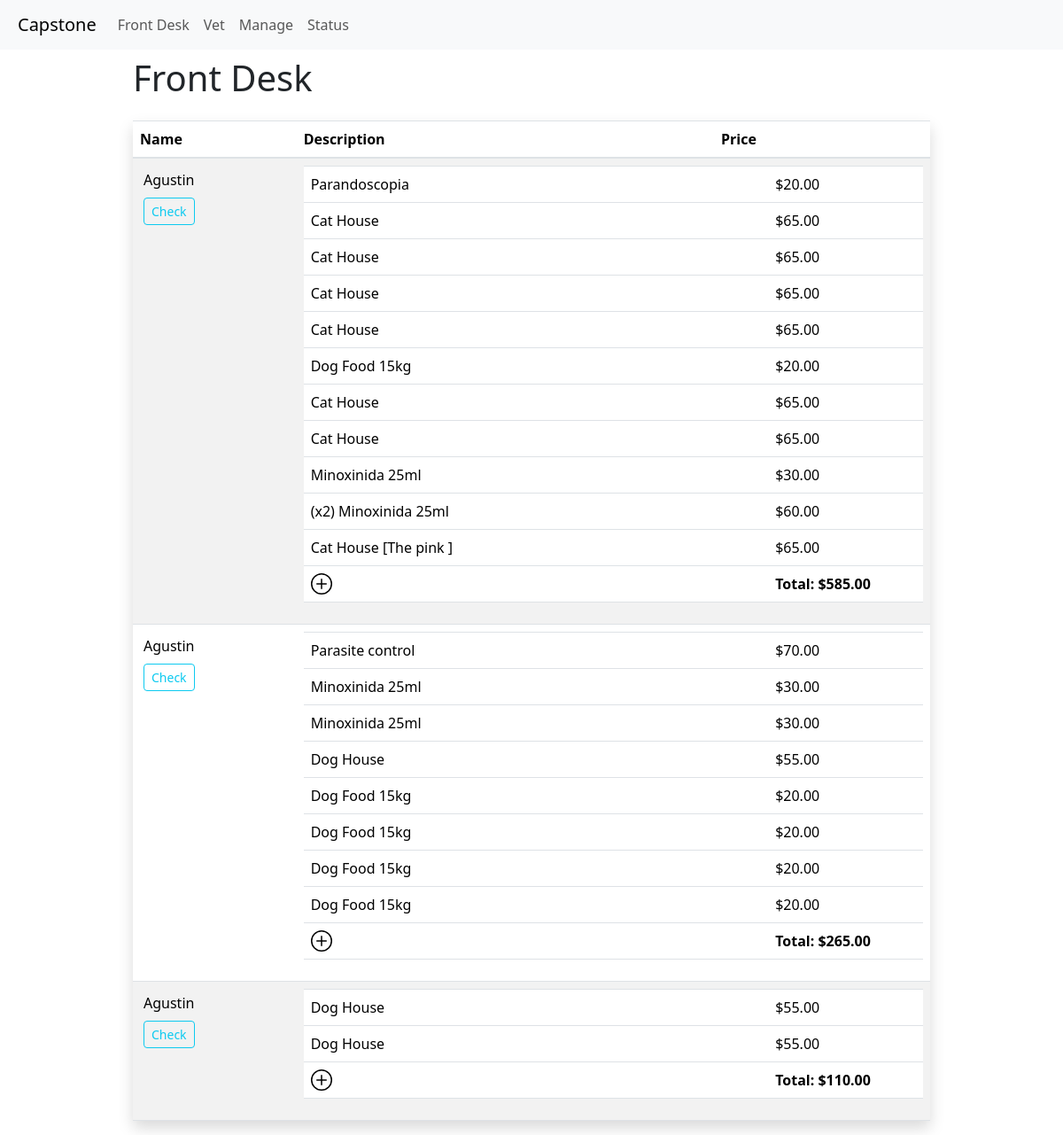
The app's page /front_desk, older data.
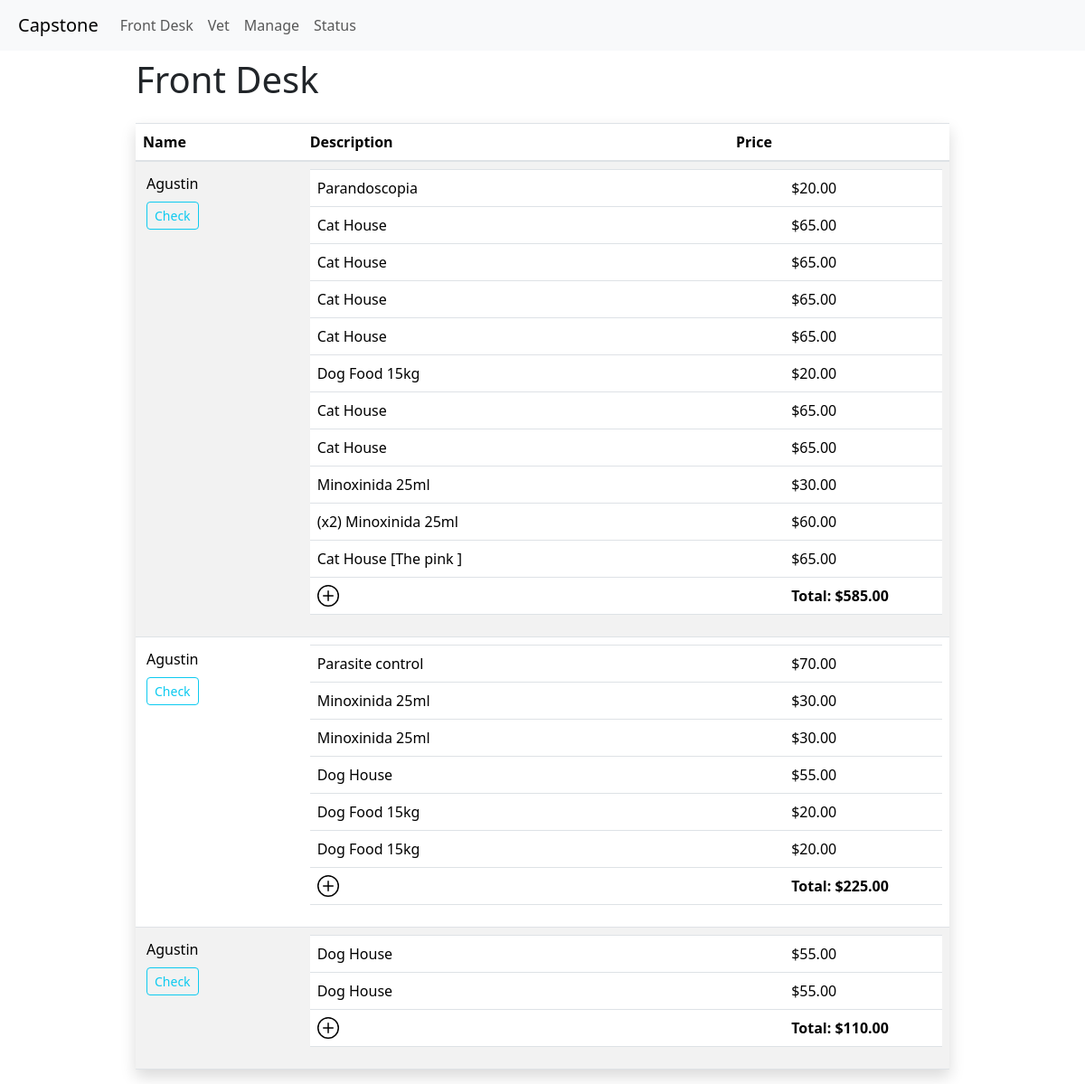
The same page, newer data.
### item_track/models.py (models this page shows, shortened)
class TransactionRecord(models.Model):
    id = models.AutoField(primary_key=True)
    name = models.CharField(max_length=64)
    description = models.CharField(max_length=256, blank=True, null=True)
    client = models.ForeignKey("Client", on_delete=models.CASCADE, related_name="transactions", blank=True, null=True)
    treatments = models.ManyToManyField("Treatment", related_name="transactions", blank=True, null=True)
    date = models.DateTimeField(auto_now_add=True)
    total = models.DecimalField(max_digits=10, decimal_places=2, blank=True, null=True)
    payment_method = models.CharField(max_length=64, blank=True, null=True)
    payment_status = models.CharField(max_length=64, blank=True, null=True)
    payment_date = models.DateTimeField(blank=True, null=True)
    payment_amount = models.DecimalField(max_digits=10, decimal_places=2, blank=True, null=True)
    payment_reference = models.CharField(max_length=64, blank=True, null=True)
    payment_comments = models.CharField(max_length=256, blank=True, null=True)
    active = models.BooleanField(default=True)

class Movements(models.Model):
    id = models.AutoField(primary_key=True)
    item = models.ForeignKey("Item", on_delete=models.CASCADE, related_name="movements", blank=True, null=True)
    observation = models.CharField(max_length=256, blank=True, null=True)
    client = models.ForeignKey("Client", on_delete=models.CASCADE, related_name="movements", blank=True, null=True)
    treatment = models.ForeignKey("Treatment", on_delete=models.CASCADE, related_name="movements", blank=True, null=True)
    date = models.DateTimeField(auto_now_add=True)
    type = models.CharField(max_length=64, blank=True, null=True)
    quantity = models.IntegerField()
    price = models.DecimalField(max_digits=10, decimal_places=2, blank=True, null=True)
    total = models.DecimalField(max_digits=10, decimal_places=2, blank=True, null=True)
    TransactionRecord = models.ForeignKey("TransactionRecord", on_delete=models.CASCADE, related_name="movements", blank=True, null=True)
    def show(self):
        show_amount = ""
        if self.quantity > 1:
            show_amount = (f"(x{self.quantity})")
        show_observation = ""
        if self.observation:
            show_observation = f"[{self.observation}]"
        show_element = ''
        if self.item:
            show_element = self.item.name
        elif self.treatment:
            show_element = self.treatment.name
        return f"{show_amount} {show_element} {show_observation}"

class Treatment(models.Model):
    id = models.AutoField(primary_key=True)
    name = models.CharField(max_length=64)
    description = models.CharField(max_length=256, blank=True, null=True)
    date_added = models.DateTimeField(auto_now_add=True)
    date_modified = models.DateTimeField(auto_now=True)
    price = models.DecimalField(max_digits=10, decimal_places=2, blank=True, null=True)
    active = models.BooleanField(default=True)

class Item(models.Model):
    id = models.AutoField(primary_key=True)
    name = models.CharField(max_length=64)
    description = models.CharField(max_length=256, blank=True, null=True)
    barcode = models.CharField(max_length=64, blank=True, null=True)
    image = models.ImageField(upload_to="item_track/images", blank=True, null=True)
    category = models.ManyToManyField("Category", blank=True, related_name="items")
    price = models.DecimalField(max_digits=10, decimal_places=2, blank=True, null=True)
    stock = models.IntegerField(blank=True, null=True)
    stock_min = models.IntegerField(blank=True, null=True)
    date_added = models.DateTimeField(auto_now_add=True)
    date_modified = models.DateTimeField(auto_now=True)
    expiration_date = models.DateTimeField(blank=True, null=True)
    active = models.BooleanField(default=True)
    def __str__(self):
        return f"{self.name}"

### item_track/views.py (the view, shortened to what this page needs)
# urls.py: path("front_desk", views.front_desk, name="front_desk"),
def front_desk(request):
    items = Item.objects.all()
    treatments = Treatment.objects.all()
    if request.method == "PUT":
        data = json.loads(request.body)
        transaction_id = data['consult_id']
        transaction = TransactionRecord.objects.get(id=transaction_id)
        transaction.active = False
        transaction.save()
    consults = TransactionRecord.objects.filter(active=True).order_by
    past_consults = TransactionRecord.objects.filter(active=False).order_by('-date')
    return render(request, "item_track/front_desk.html",{
        'consults': consults,
        'past_consults': past_consults,
        'items': items,
        'treatments': treatments
    })

### item_track/templates/item_track/front_desk.html (shortened to what this page needs)
{% extends "item_track/layout.html" %}
{% load static %}
{% block body %}
    {% block main %}
        <div class="d-flex justify-content-center">
        <div class="w-75" style="max-width: 1200px;">
                <h1 class="mb-4 mt-2">Front Desk</h1>
                <table class="table table-striped custome-table shadow">
                    <thead>
                        <tr>
                        <th scope="col">Name</th>
                        <th scope="col">Description</th>
                        <th scope="col">Price</th>
                        </tr>
                    </thead>
                    <tbody>
                    {% for consult in consults %}
                        <div>
                            <tr id="row-{{ consult.id }}">
                                <td>
                                    <div class="d-flex flex-column justify-content-between">
                                    <span class="m-1">{{ consult.name }}</span>
                                    <div>
                                        <button onclick="check_consult('{{ csrf_token }}','{{ consult.id }}')" type="submit" class="btn btn-outline-info btn-sm m-1">Check</button>
                                    </div>
                                </td>
                                <td colspan="2" class="custom-table">
                                    <table class="table">
                                        <tbody>
                                            {% for element in consult.movements.all %}
                                                <tr id="row-{{ element.id }}" class="selectable-row"
                                                    data-id="{{ element.id }}"
                                                    onclick="clickrow(event, '{{ element.id }}', '{{ consult.id }}')">
                                                    <td class="w-75">
                                                        {{element.show}}
                                                    </td class="w-25">
                                                    <td>${{ element.total }}</td>
                                                </tr>
                                            {% endfor %}
                                            <tr>
                                                <td>
                                                    <div class="d-flex">
                                                        <svg  xmlns="http://www.w3.org/2000/svg" width="24" height="24" fill="currentColor" viewBox="0 0 16 16"
                                                        class="bi bi-plus-circle mr-3"
                                                        style="cursor: pointer"
                                                        onclick="addRow(this, '{{ consult.id }}', '{{ csrf_token }}')">
                                                        <path d="M8 15A7 7 0 1 1 8 1a7 7 0 0 1 0 14zm0 1A8 8 0 1 0 8 0a8 8 0 0 0 0 16z"/>
                                                        <path d="M8 4a.5.5 0 0 1 .5.5v3h3a.5.5 0 0 1 0 1h-3v3a.5.5 0 0 1-1 0v-3h-3a.5.5 0 0 1 0-1h3v-3A.5.5 0 0 1 8 4z"/>
                                                        </svg>
                                                    </div>
                                                </td>
                                                <td><b>Total: <span id="total-{{ consult.id }}">${{ consult.total }}</span></b></td>
                                            </tr>
                                        </tbody>
                                    </table>
                                </td>
                            </tr>
                        </div>
                    {% endfor %}
                    </tbody>
                </table>
        </div>
        </div>
    {% endblock %}
{% endblock %}

Row changes from the older to the newer data that the page shows:
removed Movements: show "Dog Food 15kg", total "20.00", shown under TransactionRecord (number 2 of 3 on the later page)
removed Movements: show "Dog Food 15kg", total "20.00", shown under TransactionRecord (number 2 of 3 on the later page)
changed TransactionRecord (number 2 of 3 on the later page): total "265.00" → "225.00"
